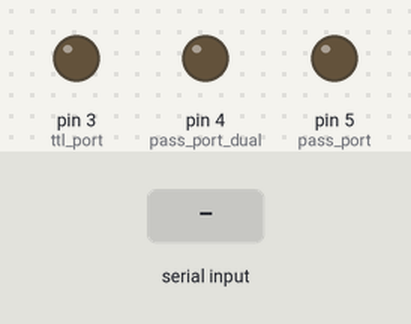
Simulated run of this sketch. Board: Arduino Uno, built with avr-gcc and run on an emulated ATmega328P. Parts: output pins drawn as LEDs (lit = HIGH). The test bench sets the inputs (shaded band). What the sketch prints to the serial monitor is not drawn.

Above: at 1.2 s.
1.3 s: "1" received over Serial
At 2.5 s:
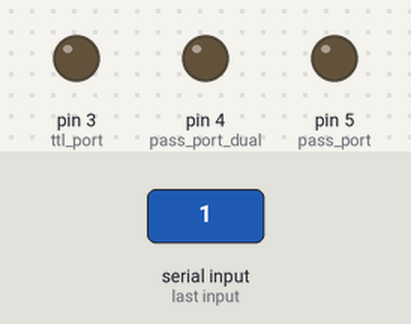
2.9 s: "0" received over Serial
At 3.7 s:
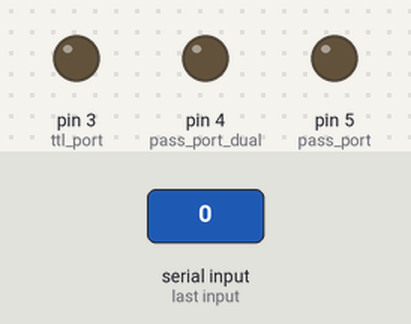
4.4 s: "2" received over Serial
At 4.8 s:
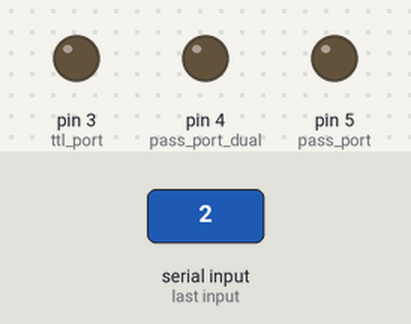
Timing chart, 0 to 7.4 s (numbered marks = the images above; inputs shaded):
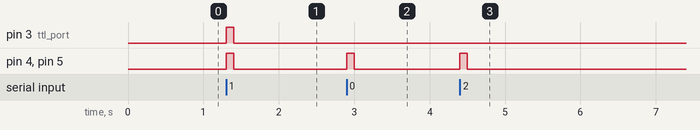

The sketch:

trigger_usb_ttl_dual.ino
```cpp
char trigger_char = '1'; //trigger for TTL pulse
char end_char = '9'; //end-of-experiment

int ttl_port = 3; //port for sending TTL pulse
int pass_port = 5;  //port for forwarding input; D5
int pass_port_dual = 4;  //port for forwarding input; D4

unsigned long time_ttl; //time instant for input
unsigned long time_ttl_buffer[200]; //time instant for input
int debounce_time_ttl = 100; //debounce time; ms
unsigned long n_ttl;

int led_status = 0;

unsigned long time_input; //time instant for input
int debounce_time_input = 100; //debounce time; ms
unsigned long n_input;

byte buf[4];

void setup() {

  Serial.begin(57600);
  pinMode(ttl_port, OUTPUT);
  pinMode(pass_port, OUTPUT);
  pinMode(pass_port_dual, OUTPUT);

  time_input = millis();
  n_input = 0;

  time_ttl = 0;
  n_ttl = 0;
}

void loop() {

  if (millis() - time_input > debounce_time_input) {
    digitalWrite(pass_port, LOW);   // turn the input LED off
  }

 if (millis() - time_input > debounce_time_input) {
    digitalWrite(pass_port_dual, LOW);   // turn the input LED off
  }

  if (millis() - time_ttl > debounce_time_ttl) {
    digitalWrite(ttl_port, LOW);   // turn the TTL LED off
  }

  if (Serial.available()) {      // If anything comes in Serial (USB),
    //Serial.println("INPUT");
    int incomingByte = Serial.read();


    //receive input?
    if (incomingByte > 0 && incomingByte != end_char) {
      digitalWrite(pass_port, HIGH);   // turn the LED on (HIGH is the voltage level)
      digitalWrite(pass_port_dual, HIGH);   // turn the LED on (HIGH is the voltage level)
      Serial.println("key!!");

      n_input++;

      if (millis() - time_input > debounce_time_input) {

        time_input = millis();

        buf[0] = time_input & 255;
        buf[1] = (time_input >> 8)  & 255;
        buf[2] = (time_input >> 16) & 255;
        buf[3] = (time_input >> 24) & 255;

        Serial.write(buf, sizeof(buf));
      }
    }

    //receive trigger?
    if (incomingByte == trigger_char) {  //"1" as the trigger character
      digitalWrite(ttl_port, HIGH);   // turn the LED on (HIGH is the voltage level)
      Serial.println("trigger 1");

      if (millis() - time_ttl > debounce_time_ttl) {
        time_ttl = millis();
        time_ttl_buffer[n_ttl] = time_ttl;
        n_ttl++;
      }
      led_status = 1;
    }
    else if (incomingByte == end_char) { //"9" as the end-of-experiment character; send total number of TTL pulses and their timing stamps
      Serial.println("9");

      buf[0] = n_ttl & 255;
      buf[1] = (n_ttl >> 8)  & 255;
      buf[2] = (n_ttl >> 16) & 255;
      buf[3] = (n_ttl >> 24) & 255;

      Serial.write(buf, sizeof(buf));

      for (int index = 0; index < n_ttl; index++) {
        buf[0] = time_ttl_buffer[index] & 255;
        buf[1] = (time_ttl_buffer[index] >> 8)  & 255;
        buf[2] = (time_ttl_buffer[index] >> 16) & 255;
        buf[3] = (time_ttl_buffer[index] >> 24) & 255;

        Serial.write(buf, sizeof(buf));
      }
    }
    else {
      //Serial.println("NOTHING");
      //if (led_status > 0) {
      //  if (millis() - time_ttl > debounce_time_ttl) {
      //    digitalWrite(ttl_port, LOW);
      //    led_status = 0;
      //  }
      //}
    }
  }
}
```

Measured:
- after the input at 1.3 s, pin 3 (ttl_port), pin 4 (pass_port_dual), pin 5 (pass_port): LOW → HIGH at once, → LOW 0.10 s later
- after the input at 2.9 s, pin 4 (pass_port_dual), pin 5 (pass_port): LOW → HIGH at once, → LOW 0.10 s later
- after the input at 4.4 s, pin 4 (pass_port_dual), pin 5 (pass_port): LOW → HIGH at once, → LOW 0.10 s later
